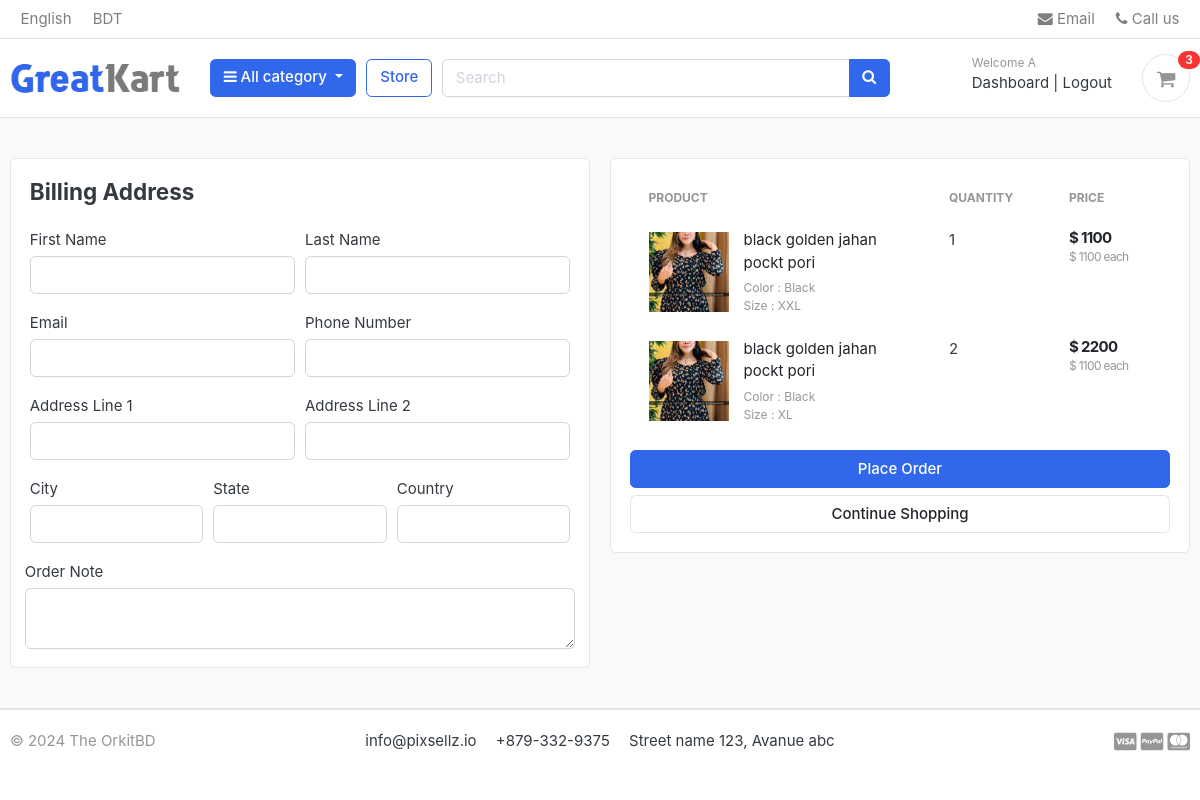
The page /cart/checkout/ (signed in) on the database as committed earlier.
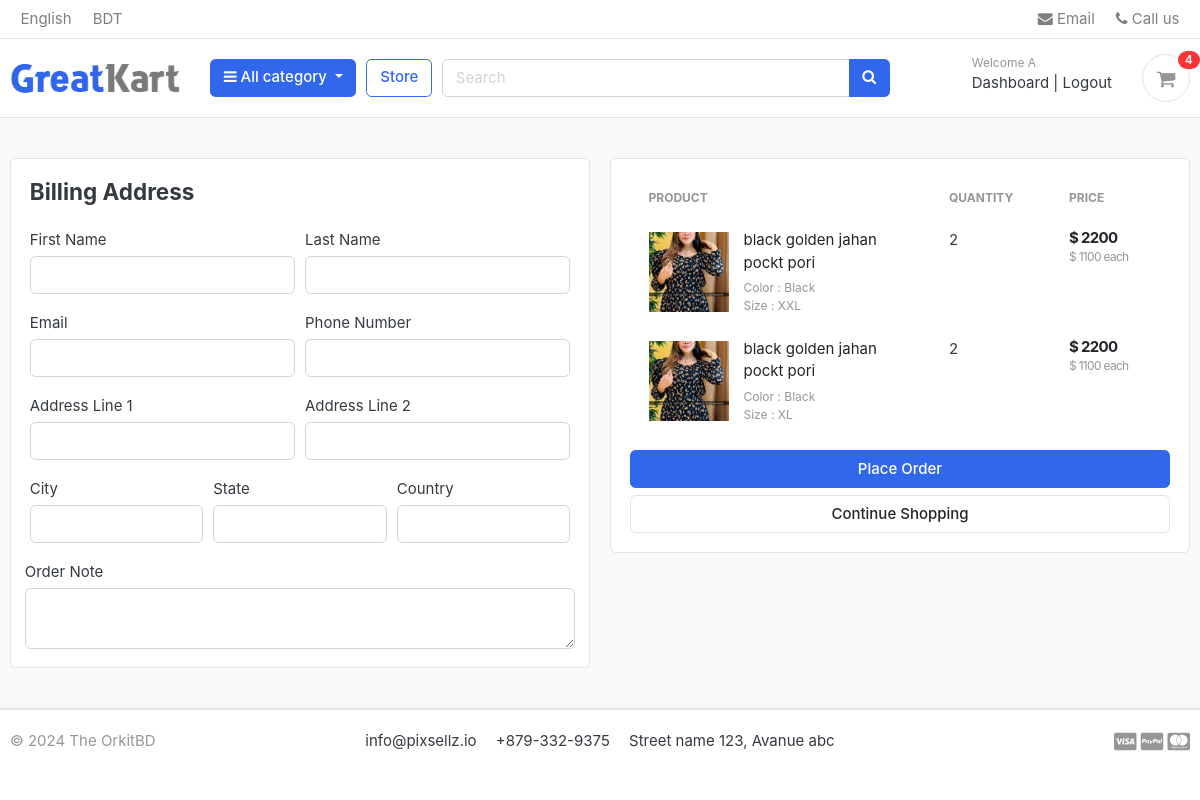
The same page on the database as committed later.
### carts/models.py (models this page shows, shortened)
class CartItem(models.Model):
    user = models.ForeignKey(Account,on_delete=models.CASCADE,null=True)
    product = models.ForeignKey(Product,on_delete=models.CASCADE)
    variations = models.ManyToManyField(Variation, blank=True)
    cart = models.ForeignKey(Cart,on_delete=models.CASCADE, null=True)
    quantity = models.IntegerField()
    is_active = models.BooleanField(default=True)
    def sub_total(self):
        return self.product.price *self.quantity

### store/models.py (models this page shows, shortened)
class Product (models.Model):
    product_name = models.CharField(max_length=100,unique=True)
    slug  = models.SlugField(max_length=100,unique=True)
    description = models.CharField(max_length=1000,unique=True)
    price = models.IntegerField()
    images = models.ImageField(upload_to='photos/products')
    stock = models.IntegerField()
    is_avilable = models.BooleanField(default=True)
    category = models.ForeignKey(Category,on_delete=models.CASCADE)
    created_date = models.DateTimeField(auto_now=True)
    modified_date = models.DateTimeField(auto_now=True)
    def get_url(self):
        return reverse('product_detail',args=[self.category.slug, self.slug])

### carts/views.py (the view)
# urls.py: path('checkout/',checkout, name="checkout"),
@login_required(login_url='login')
def checkout(request, total = 0 , quantity = 0, total_cart_item = 0, cart_items = None,fee = 0,grand_total=0):
    try:
        if request.user.is_authenticated:
            cart_items = CartItem.objects.filter(user=request.user, is_active=True)
        for cart_item in cart_items:
            total += (cart_item.product.price *cart_item.quantity)
            quantity += cart_item.quantity
        if  total == 0 :
            fee = 0
        else :
            fee = 120
        grand_total =  total+fee
    except:
        pass
    context = {
        'total': total,
        'quantity':quantity,
        'cart_items': cart_items,
        'fee':fee,
        'grand_total':grand_total,
    }
    return render(request,"cart/checkout.html",context)

### carts/context_processors.py (called while the page is built)
def counter(request):
    cart_count = 0
    if 'admin' in request.path:
        return {}
    else:
        try:
            cart = Cart.objects.filter(cart_id=_cart_id(request))
            if request.user.is_authenticated:
                cart_items = CartItem.objects.all().filter(user=request.user)
            else:
                cart_items = CartItem.objects.all().filter(cart=cart[:1])
            for cart_item in cart_items:
                cart_count += cart_item.quantity
        except Cart.DoesNotExist:
            cart_count = 0
    return dict(cart_count=cart_count)

### carts/views.py (called while the page is built)
def _cart_id(request):
    cart = request.session.session_key
    if not cart :
        cart = request.session.create()
    return cart

### category/context_processors.py (called while the page is built)
def menu_links(request):
    links = Category.objects.all()
    return dict(links=links)

### category/models.py (called while the page is built)
    def get_url(self):
        return reverse('products_by_category',args=[self.slug])

### templates/cart/checkout.html (shortened to what this page needs)
{% extends 'base.html' %}
{% load static %}
{% block content %}
<section class="section-content padding-y bg">
<div class="container">
<div class="row">
	<aside class="col-lg-6">
<div class="card">
  <div class="card-body">
    <h4 class="card-title mb-4">Billing Address</h4>
    <form action="{%url 'place_order' %}" method="POST">
      <div class="form-row">
        <div class="col form-group">
          <label for="">First Name</label>
          <input type="text" name="first_name" class="form-control" required>
        </div>
        <div class="col form-group">
          <label for="">Last Name</label>
          <input type="text" name="last_name" class="form-control" required>
        </div>
      </div>
      <div class="form-row">
        <div class="col form-group">
          <label for="">Email</label>
          <input type="email" name="email" class="form-control" required>
        </div>
        <div class="col form-group">
          <label for="">Phone Number</label>
          <input type="text" name="phone" class="form-control" required>
        </div>
      </div>
      <div class="form-row">
        <div class="col form-group">
          <label for="">Address Line 1</label>
          <input type="text" name="address_line_1" class="form-control" required>
        </div>
        <div class="col form-group">
          <label for="">Address Line 2</label>
          <input type="text" name="address_line_2" class="form-control">
        </div>
      </div>
      <div class="form-row">
        <div class="col form-group">
          <label for="">City</label>
          <input type="text" name="city" class="form-control" required>
        </div>
        <div class="col form-group">
          <label for="">State</label>
          <input type="text" name="state" class="form-control" required>
        </div>
        <div class="col form-group">
          <label for="">Country</label>
          <input type="text" name="country" class="form-control" required>
        </div>
        </div>
        <div class="form-row">
          <label for="">Order Note</label>
          <textarea name="order_note" rows="2" class="form-control"></textarea>
        </div>
  </div>
</div>
	</aside>
	<aside class="col-lg-6">
		<div class="card">
		<div class="card-body">
      <table class="table table-borderless table-shopping-cart">
      <thead class="text-muted">
      <tr class="small text-uppercase">
        <th scope="col">Product</th>
        <th scope="col" width="120">Quantity</th>
        <th scope="col" width="120">Price</th>
      </tr>
      </thead>
      <tbody>
      {% for cart_item in cart_items %}
      <tr>
      	<td>
      		<figure class="itemside align-items-center">
      			<div class="aside"><img src="{{ cart_item.product.images.url }}" class="img-sm"></div>
      			<figcaption class="info">
      				<a href="{{ cart_item.product.get_url }}" class="title text-dark">{{ cart_item.product.product_name }}</a>
      				<p class="text-muted small">
      					{% if cart_item.variations.all %}
      						{% for item in cart_item.variations.all %}
      							{{ item.variation_category | capfirst }} : {{ item.variation_value | capfirst }} <br>
      						{% endfor %}
      					{% endif %}
      				</p>
      			</figcaption>
      		</figure>
      	</td>
      	<td>
      				<label for="">{{cart_item.quantity}}</label>
      	</td>
      	<td>
      		<div class="price-wrap">
      			<var class="price">$ {{ cart_item.sub_total }}</var>
      			<small class="text-muted"> $ {{ cart_item.product.price }} each </small>
      		</div>
      	</td>
      </tr>
      {% endfor %}
      </tbody>
      </table>
      	<button type="submit" name="submit" class="btn btn-primary btn-block">Place Order</button>
		<a href="{% url 'store' %}" class="btn btn-light btn-block">Continue Shopping</a>
		</div>
		</div>
</aside>
</div>
</div>
</section>
{% endblock %}

### templates/includes/navbar.html (shortened to what this page needs)
{% load static %}
<header class="section-header">
    <nav class="navbar p-md-0 navbar-expand-sm navbar-light border-bottom">
    <div class="container">
      <div class="collapse navbar-collapse" id="navbarTop4">
        <ul class="navbar-nav mr-auto">
            <li class="nav-item dropdown">
                 <a href="#" class="nav-link">English </a>
            </li>
            <li class="nav-item dropdown">
                <a href="#" class="nav-link"> BDT </a>
            </li>
        </ul>
        <ul class="navbar-nav">
            <li><a href="#" class="nav-link"> <i class="fa fa-envelope"></i> Email </a></li>
            <li><a href="#" class="nav-link"> <i class="fa fa-phone"></i> Call us </a></li>
        </ul>
      </div>
    </div>
    </nav>
    <section class="header-main border-bottom">
        <div class="container">
    <div class="row align-items-center">
        <div class="col-lg-2 col-md-3 col-6">
            <a href="{% url 'home'%}" class="brand-wrap">
                <img class="logo" src="{% static './images/logo.png' %}">
            </a>
        </div>
        <div class="col-lg col-sm col-md col-6 flex-grow-0">
            <div class="category-wrap dropdown d-inline-block float-right">
                <button type="button" class="btn btn-primary dropdown-toggle" data-toggle="dropdown">
                    <i class="fa fa-bars"></i> All category
                </button>
            </div>
        </div>
        <a href="{% url 'store' %}" class="btn btn-outline-primary">Store</a>
        <div class="col-lg  col-md-6 col-sm-12 col">
            <form action="{%url 'search'%}" class="search" method='GET'>
                <div class="input-group w-100">
                    <input type="text" class="form-control" style="width:60%;" placeholder="Search" name='keyword'>
                    <div class="input-group-append">
                      <button class="btn btn-primary" type="submit">
                        <i class="fa fa-search"></i>
                      </button>
                    </div>
                </div>
            </form>
        </div>
        <div class="col-lg-3 col-sm-6 col-8 order-2 order-lg-3">
                <div class="d-flex justify-content-end mb-3 mb-lg-0">
                    {% if user.id is None %}
                    <div class="widget-header">
                    <small class="title text-muted">Welcome guest!</small>
                    <div>
                        <a href="{% url 'login' %}">Sign in</a> <span class="dark-transp"> | </span>
                        <a href="{% url 'register' %}"> Register</a>
                    </div>
                    </div>
                    {% else %}
                    <div class="widget-header">
                    <small class="title text-muted">Welcome {{user.first_name}}</small>
                    <div>
                        <a href="{% url 'dashboard' %}">Dashboard</a> <span class="dark-transp"> | </span>
                        <a href="{% url 'logout' %}"> Logout</a>
                    </div>
                    </div>
                    {% endif %}
                        <a href="{%url 'cart' %}" class="widget-header pl-3 ml-3">
                            <div class="icon icon-sm rounded-circle border"><i class="fa fa-shopping-cart"></i></div>
                            <span class="badge badge-pill badge-danger notify">{{cart_count}}</span>
                        </a>
                    </div>
                </div>
    </div>
        </div>
    </section>
    </header>

Rows that differ between the two databases and show on the page:
changed CartItem (number 1 of 2 on the later page): quantity "1" → "2"; sub_total "1100" → "2200"
Other text that changed with them:
{{ cart_count }}: "3" → "4"
